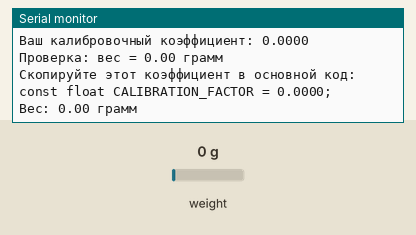
The sketch below on a simulated Arduino Uno, built with avr-gcc and run on an emulated ATmega328P. On the bench: the last lines printed to the serial monitor. The test bench sets the inputs (shaded band); at power-on: weight on the scale 0 g.

Above: at 12.0 s.
12.1 s: weight on the scale set to 100 g
At 13.1 s:
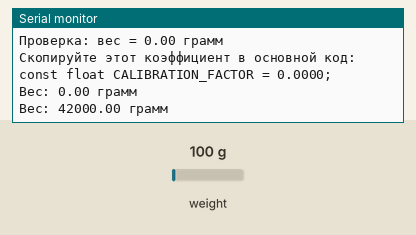
13.6 s: weight on the scale set to 1250 g
At 15.1 s:
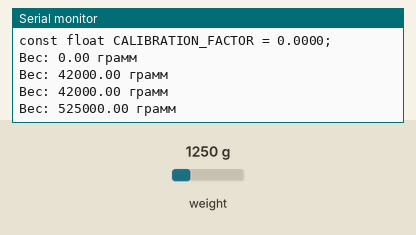
Timing chart, 0 to 16.6 s (numbered marks = the images above; inputs shaded):
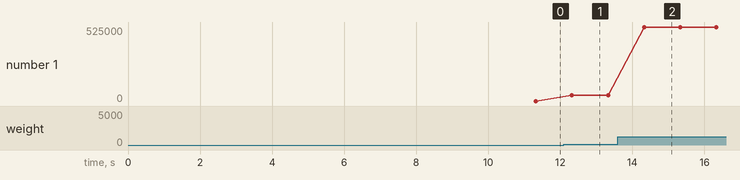

Measured:
- after the input at 12.1 s, the serial monitor: prints a new line after 0.22 s (image 1)
- after the input at 13.6 s, the serial monitor: prints a new line after 0.73 s (image 2)
- plotted number 1: 0 → 42000 after the input at 12.1 s, 42000 → 525000 after the input at 13.6 s

The sketch:

test_tenso.ino
```cpp
#include "HX711.h"

#define HX711_DOUT 4
#define HX711_SCK 5

HX711 scale;
const float KNOWN_WEIGHT = 450.0;  // Ваш эталонный вес в граммах

void setup() {
  Serial.begin(9600);
  Serial.print(F("=== КАЛИБРОВКА С ВЕСОМ "));
  Serial.print(KNOWN_WEIGHT);
  Serial.println(F(" ГРАММ ==="));

  scale.begin(HX711_DOUT, HX711_SCK);

  Serial.println(F("ШАГ 1: Уберите весь вес с датчика"));
  delay(3000);
  scale.tare();
  Serial.println(F("Обнуление выполнено"));

  Serial.print(F("\nШАГ 2: Положите груз "));
  Serial.print(KNOWN_WEIGHT);
  Serial.println(F(" грамма"));
  Serial.println(F("(подождите 5 секунд)"));
  delay(5000);

  float reading = scale.get_units(10);
  Serial.print(F("Сырое значение датчика: "));
  Serial.println(reading);

  float newFactor = reading / KNOWN_WEIGHT;  // Правильная формула
  Serial.println(F("\n=== РЕЗУЛЬТАТ ==="));
  Serial.print(F("Ваш калибровочный коэффициент: "));
  Serial.println(newFactor, 4);

  scale.set_scale(newFactor);
  Serial.print(F("Проверка: вес = "));
  Serial.print(scale.get_units(5), 2);
  Serial.println(F(" грамм"));

  Serial.println(F("\nСкопируйте этот коэффициент в основной код:"));
  Serial.print(F("const float CALIBRATION_FACTOR = "));
  Serial.print(newFactor, 4);
  Serial.println(F(";"));
}

void loop() {
  // Постоянное отображение веса после калибровки
  if (scale.is_ready()) {
    float weight = scale.get_units(5);
    Serial.print(F("Вес: "));
    Serial.print(weight, 2);
    Serial.println(F(" грамм"));
  }
  delay(500);
}
```
